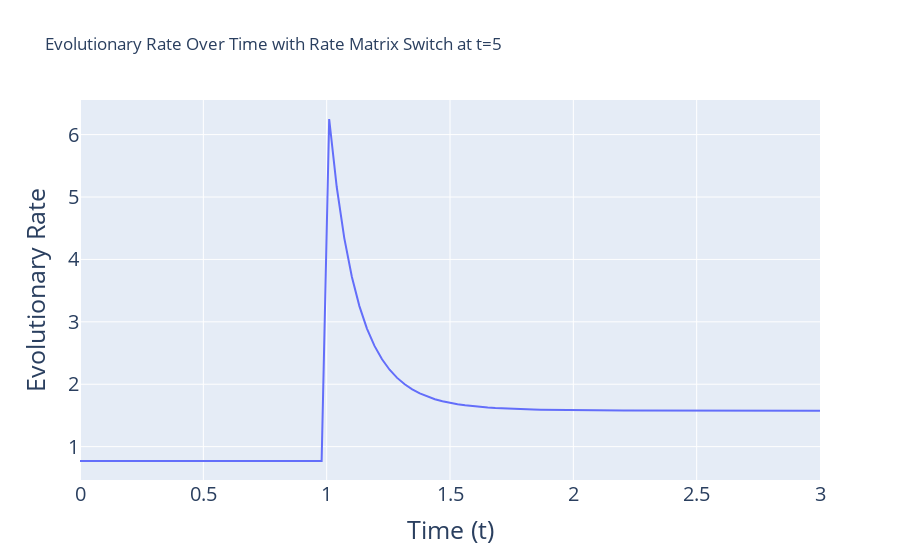

Notebook cell for this chart:
### Code cell
# Ploting the mu over time with rate matrix switch in the middle
t_range =  np.linspace(0, 3, 99)
t1 = 1  #The time point that change the rate matrix

# Generate mu values
non_stationary_mu_values = generatenon_stationary_mu(Q7, Q1, t_range, t1)

# Create the plot
fig3 = px.line(x=t_range, y=non_stationary_mu_values, labels={'x': 'Time (t)', 'y': 'Evolutionary Rate'}, title='Evolutionary Rate Over Time with Rate Matrix Switch at t=5')

fig3.update_layout(
    xaxis=dict(
        title_font=dict(size=25),
        tickfont=dict(size=20),
    ),
    yaxis=dict(
        title_font=dict(size=25),
        tickfont=dict(size=20),
    )
)

# Show the plot
fig3.show()

### Figure 1 — Plotly figure (JSON) as saved in the notebook; plotly's stock layout.template omitted (floating-point values rounded to 4 significant figures)
{"data": [{"hovertemplate": "Time (t)=%{x}<br>Evolutionary Rate=%{y}<extra></extra>", "legendgroup": "", "line": {"color": "#636efa", "dash": "solid"}, "marker": {"symbol": "circle"}, "mode": "lines", "name": "", "orientation": "v", "showlegend": false, "type": "scatter", "x": [0, 0.03061, 0.06122, 0.09184, 0.1224, 0.1531, 0.1837, 0.2143, 0.2449, 0.2755, 0.3061, 0.3367, 0.3673, 0.398, 0.4286, 0.4592, 0.4898, 0.5204, 0.551, 0.5816, 0.6122, 0.6429, 0.6735, 0.7041, 0.7347, 0.7653, 0.7959, 0.8265, 0.8571, 0.8878, 0.9184, 0.949, 0.9796, 1.01, 1.041, 1.071, 1.102, 1.133, 1.163, 1.194, 1.224, 1.255, 1.286, 1.316, 1.347, 1.378, 1.408, 1.439, 1.469, 1.5, 1.531, 1.561, 1.592, 1.622, 1.653, 1.684, 1.714, 1.745, 1.776, 1.806, 1.837, 1.867, 1.898, 1.929, 1.959, 1.99, 2.02, 2.051, 2.082, 2.112, 2.143, 2.173, 2.204, 2.235, 2.265, 2.296, 2.327, 2.357, 2.388, 2.418, 2.449, 2.48, 2.51, 2.541, 2.571, 2.602, 2.633, 2.663, 2.694, 2.724, 2.755, 2.786, 2.816, 2.847, 2.878, 2.908, 2.939, 2.969, 3], "xaxis": "x", "y": [0.77, 0.77, 0.77, 0.77, 0.77, 0.77, 0.77, 0.77, 0.77, 0.77, 0.77, 0.77, 0.77, 0.77, 0.77, 0.77, 0.77, 0.77, 0.77, 0.77, 0.77, 0.77, 0.77, 0.77, 0.77, 0.77, 0.77, 0.77, 0.77, 0.77, 0.77, 0.77, 0.77, 6.25, 5.16, 4.342, 3.723, 3.252, 2.892, 2.615, 2.4, 2.233, 2.102, 1.999, 1.918, 1.853, 1.802, 1.76, 1.727, 1.701, 1.679, 1.662, 1.647, 1.636, 1.626, 1.618, 1.612, 1.606, 1.602, 1.598, 1.595, 1.592, 1.59, 1.588, 1.587, 1.585, 1.584, 1.583, 1.582, 1.581, 1.58, 1.58, 1.579, 1.579, 1.578, 1.578, 1.577, 1.577, 1.577, 1.576, 1.576, 1.576, 1.576, 1.575, 1.575, 1.575, 1.575, 1.575, 1.575, 1.574, 1.574, 1.574, 1.574, 1.574, 1.574, 1.574, 1.574, 1.574, 1.573], "yaxis": "y"}], "layout": {"legend": {"tracegroupgap": 0}, "title": {"text": "Evolutionary Rate Over Time with Rate Matrix Switch at t=5"}, "xaxis": {"anchor": "y", "domain": [0, 1], "tickfont": {"size": 20}, "title": {"font": {"size": 25}, "text": "Time (t)"}}, "yaxis": {"anchor": "x", "domain": [0, 1], "tickfont": {"size": 20}, "title": {"font": {"size": 25}, "text": "Evolutionary Rate"}}}}
